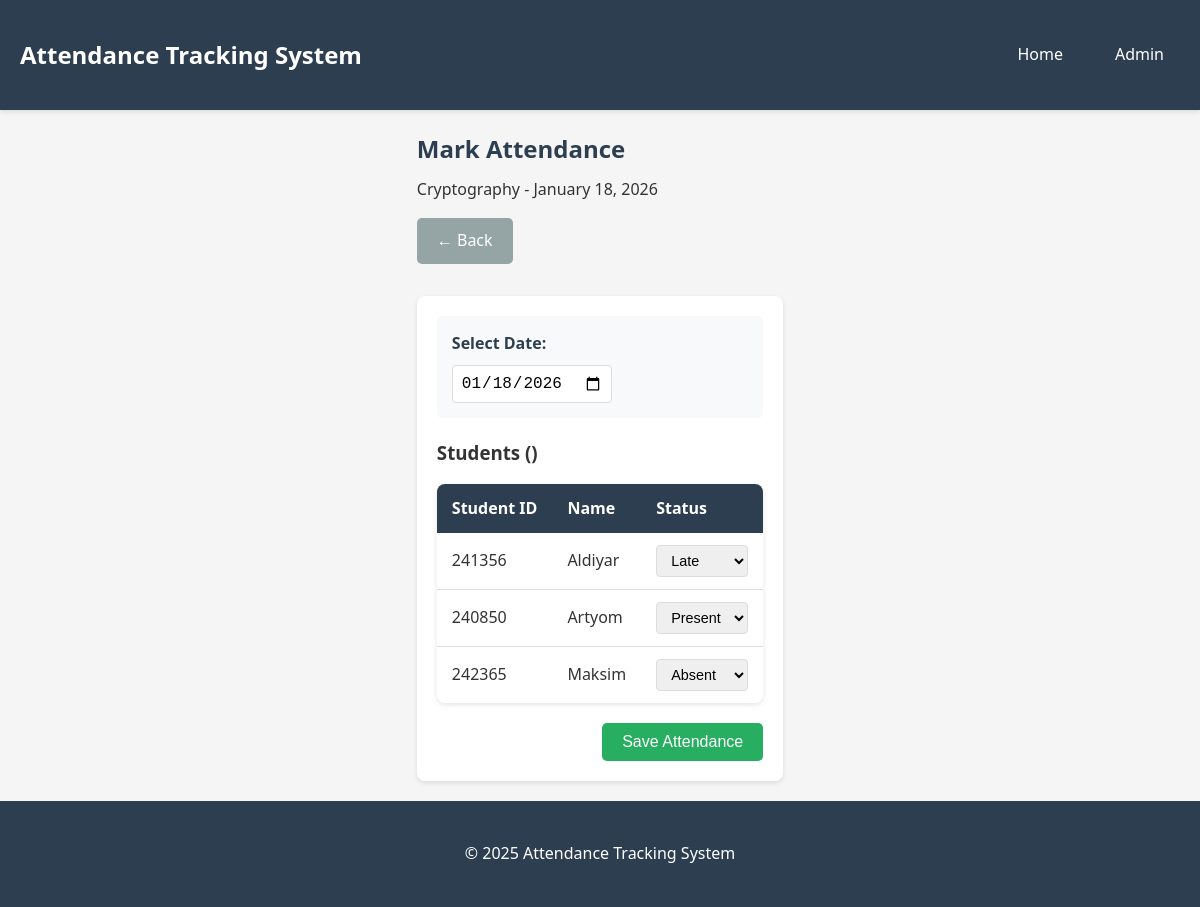
Screenshot of /class/1/mark/?date=2026-01-18 with the database file from the repository.
### attendance/models.py (models this page shows, shortened)
class Class(models.Model):
    name = models.CharField(max_length=100)
    code = models.CharField(max_length=20, unique=True)
    description = models.TextField(blank=True)
    created_at = models.DateTimeField(auto_now_add=True)
    class Meta:
        verbose_name_plural = "Classes"
        ordering = ['name']

class Student(models.Model):
    name = models.CharField(max_length=100)
    student_id = models.CharField(max_length=20, unique=True)
    email = models.EmailField(blank=True)
    class_enrolled = models.ForeignKey(Class, on_delete=models.CASCADE, related_name='students')
    created_at = models.DateTimeField(auto_now_add=True)
    class Meta:
        ordering = ['name']

class Attendance(models.Model):
    STATUS_CHOICES = [
        ('present', 'Present'),
        ('absent', 'Absent'),
        ('late', 'Late'),
    ]
    student = models.ForeignKey(Student, on_delete=models.CASCADE, related_name='attendances')
    class_enrolled = models.ForeignKey(Class, on_delete=models.CASCADE, related_name='attendances')
    date = models.DateField(default=timezone.now)
    status = models.CharField(max_length=10, choices=STATUS_CHOICES, default='absent')
    notes = models.TextField(blank=True)
    marked_at = models.DateTimeField(auto_now_add=True)
    class Meta:
        ordering = ['-date', 'student']
        unique_together = ['student', 'date']

### attendance/views.py (the view, shortened to what this page needs)
# urls.py: path('class/<int:class_id>/mark/', views.mark_attendance, name='mark_attendance'),
def mark_attendance(request, class_id):
    class_obj = get_object_or_404(Class, id=class_id)
    students = class_obj.students.all()
    attendance_date = request.GET.get('date', date.today().isoformat())
    try:
        attendance_date = date.fromisoformat(attendance_date)
    except (ValueError, TypeError):
        attendance_date = date.today()
    existing_attendance = {}
    students_list = list(students)
    for student in students_list:
        attendance = Attendance.objects.filter(
            student=student,
            date=attendance_date
        ).first()
        if attendance:
            existing_attendance[student.id] = attendance.status
            student.current_status = attendance.status
        else:
            student.current_status = 'absent'
    return render(request, 'attendance/mark_attendance.html', {
        'class_obj': class_obj,
        'students': students_list,
        'attendance_date': attendance_date,
        'existing_attendance': existing_attendance
    })

### templates/attendance/mark_attendance.html (shortened to what this page needs)
{% extends 'base.html' %}
{% block content %}
<div class="page-header">
    <h2>Mark Attendance</h2>
    <p>{{ class_obj.name }} - {{ attendance_date|date:"F d, Y" }}</p>
    <div class="header-actions">
        <a href="{% url 'class_students' class_obj.id %}" class="btn btn-secondary">← Back</a>
    </div>
</div>
{% if students %}
    <form method="POST" class="attendance-form">
        <div class="date-selector">
            <label for="date">Select Date:</label>
            <input type="date" id="date" name="date" value="{{ attendance_date|date:'Y-m-d' }}"
                   onchange="window.location.href='?date=' + this.value">
        </div>
        <div class="attendance-list">
            <h3>Students ({{ students.count }})</h3>
            <table class="data-table">
                <thead>
                    <tr>
                        <th>Student ID</th>
                        <th>Name</th>
                        <th>Status</th>
                    </tr>
                </thead>
                <tbody>
                    {% for student in students %}
                        <tr>
                            <td>{{ student.student_id }}</td>
                            <td>{{ student.name }}</td>
                            <td>
                                <select name="status_{{ student.id }}" class="status-select">
                                    {% if student.current_status == 'present' %}
                                        <option value="present" selected>Present</option>
                                    {% elif student.current_status == 'late' %}
                                        <option value="late" selected>Late</option>
                                    {% else %}
                                        <option value="absent" selected>Absent</option>
                                    {% endif %}
                                </select>
                            </td>
                        </tr>
                    {% endfor %}
                </tbody>
            </table>
        </div>
        <div class="form-actions">
            <button type="submit" class="btn btn-success">Save Attendance</button>
        </div>
    </form>
{% else %}
    <div class="empty-state">
        <p>No students found in this class.</p>
    </div>
{% endif %}
{% endblock %}

### static/css/style.css (style rules this page uses)
* { margin: 0; padding: 0; box-sizing: border-box; }
body { font-family: 'Segoe UI', Tahoma, Geneva, Verdana, sans-serif; line-height: 1.6; color: #333; background-color: #f5f5f5; min-height: 100vh; display: flex; flex-direction: column; }
.page-header { margin-bottom: 2rem; }
.page-header h2 { color: #2c3e50; margin-bottom: 0.5rem; }
.header-actions { margin-top: 1rem; display: flex; gap: 10px; flex-wrap: wrap; }
.btn { display: inline-block; padding: 10px 20px; text-decoration: none; border-radius: 5px; border: none; cursor: pointer; font-size: 1rem; transition: all 0.3s; }
.btn-success { background-color: #27ae60; color: white; }
.btn-secondary { background-color: #95a5a6; color: white; }
.data-table { width: 100%; border-collapse: collapse; background: white; border-radius: 8px; overflow: hidden; box-shadow: 0 2px 5px rgba(0,0,0,0.1); margin-top: 1rem; }
.data-table thead { background-color: #2c3e50; color: white; }
.data-table th, .data-table td { padding: 12px 15px; text-align: left; }
.data-table tbody tr { border-bottom: 1px solid #ddd; }
.data-table tbody tr:last-child { border-bottom: none; }
.attendance-form { background: white; padding: 20px; border-radius: 8px; box-shadow: 0 2px 5px rgba(0,0,0,0.1); }
.date-selector { margin-bottom: 20px; padding: 15px; background-color: #f8f9fa; border-radius: 5px; }
.date-selector label { display: block; margin-bottom: 8px; font-weight: bold; color: #2c3e50; }
.date-selector input[type="date"] { padding: 8px; border: 1px solid #ddd; border-radius: 4px; font-size: 1rem; }
.status-select { padding: 6px 10px; border: 1px solid #ddd; border-radius: 4px; font-size: 0.9rem; cursor: pointer; }
.form-actions { margin-top: 20px; text-align: right; }

### rows the page displays
Class: name "Cryptography"
Student: student_id "241356", name "Aldiyar", id.status "Late"
Student: student_id "240850", name "Artyom", id.status "Present"
Student: student_id "242365", name "Maksim", id.status "Absent"

### other values shown
{{ attendance_date|date:"F d, Y" }} "January 18, 2026"
